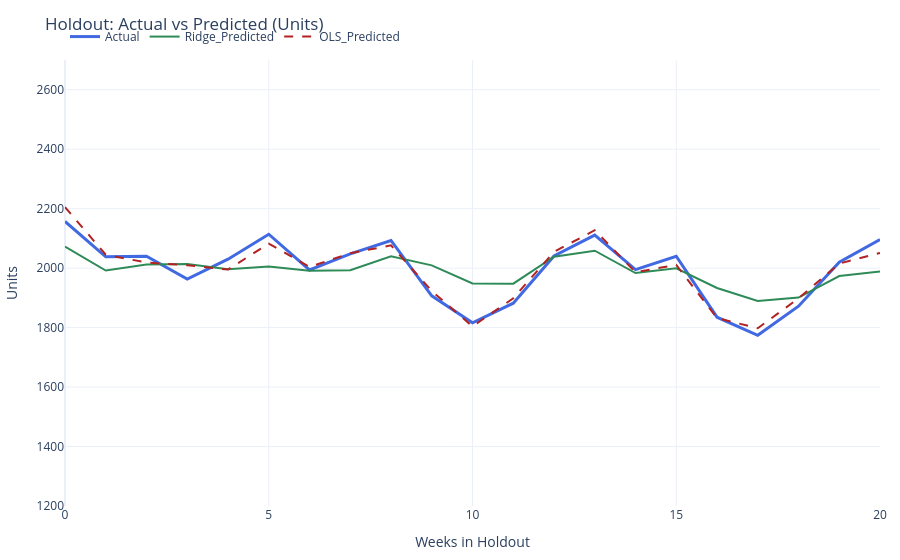

The cell this chart's notebook holds for it:
### Code cell
fig = go.Figure()

fig.add_trace(go.Scatter(
    x = np.arange(len(y_test)), y = y_test, mode='lines', name='Actual',
    line=dict(color='royalblue', width=3)
))
fig.add_trace(go.Scatter(
    x = np.arange(len(y_test)), y = ridge.predict(X_test), mode='lines', name='Ridge_Predicted',
    line=dict(color='seagreen', width=2)
))
fig.add_trace(go.Scatter(
    x = np.arange(len(y_test)), y = ols.predict(X_test), mode='lines', name='OLS_Predicted',
    line=dict(color='firebrick', width=2, dash='dash')
))


fig.update_layout(
    title="Holdout: Actual vs Predicted (Units)",
    xaxis_title="Weeks in Holdout",
    yaxis_title="Units",
    template="plotly_white",
    legend=dict(orientation="h", yanchor="bottom", y=1.02, xanchor="left", x=0),
    margin=dict(l=60, r=20, t=60, b=40),
)

fig.update_yaxes(range=[1200, 2700], dtick=200)

fig.show()

### Figure 1 — Plotly figure (JSON) as saved in the notebook; plotly's stock layout.template omitted (floating-point values rounded to 4 significant figures)
{"data": [{"line": {"color": "royalblue", "width": 3}, "mode": "lines", "name": "Actual", "type": "scatter", "x": [0, 1, 2, 3, 4, 5, 6, 7, 8, 9, 10, 11, 12, 13, 14, 15, 16, 17, 18, 19, 20], "y": [2157.0, 2038.0, 2040.0, 1963.0, 2030.0, 2114.0, 1994.0, 2048.0, 2093.0, 1907.0, 1816.0, 1882.0, 2041.0, 2111.0, 1995.0, 2040.0, 1835.0, 1774.0, 1872.0, 2020.0, 2096.0]}, {"line": {"color": "seagreen", "width": 2}, "mode": "lines", "name": "Ridge_Predicted", "type": "scatter", "x": [0, 1, 2, 3, 4, 5, 6, 7, 8, 9, 10, 11, 12, 13, 14, 15, 16, 17, 18, 19, 20], "y": [2073.0, 1992.0, 2012.0, 2014.0, 1996.0, 2005.0, 1992.0, 1993.0, 2040.0, 2009.0, 1948.0, 1948.0, 2038.0, 2059.0, 1983.0, 1999.0, 1933.0, 1889.0, 1901.0, 1973.0, 1989.0]}, {"line": {"color": "firebrick", "dash": "dash", "width": 2}, "mode": "lines", "name": "OLS_Predicted", "type": "scatter", "x": [0, 1, 2, 3, 4, 5, 6, 7, 8, 9, 10, 11, 12, 13, 14, 15, 16, 17, 18, 19, 20], "y": [2205.0, 2045.0, 2019.0, 2010.0, 1995.0, 2082.0, 2004.0, 2050.0, 2076.0, 1923.0, 1804.0, 1899.0, 2055.0, 2127.0, 1986.0, 2011.0, 1832.0, 1798.0, 1898.0, 2015.0, 2051.0]}], "layout": {"legend": {"orientation": "h", "x": 0, "xanchor": "left", "y": 1.02, "yanchor": "bottom"}, "margin": {"b": 40, "l": 60, "r": 20, "t": 60}, "title": {"text": "Holdout: Actual vs Predicted (Units)"}, "xaxis": {"title": {"text": "Weeks in Holdout"}}, "yaxis": {"dtick": 200, "range": [1200, 2700], "title": {"text": "Units"}}}}
